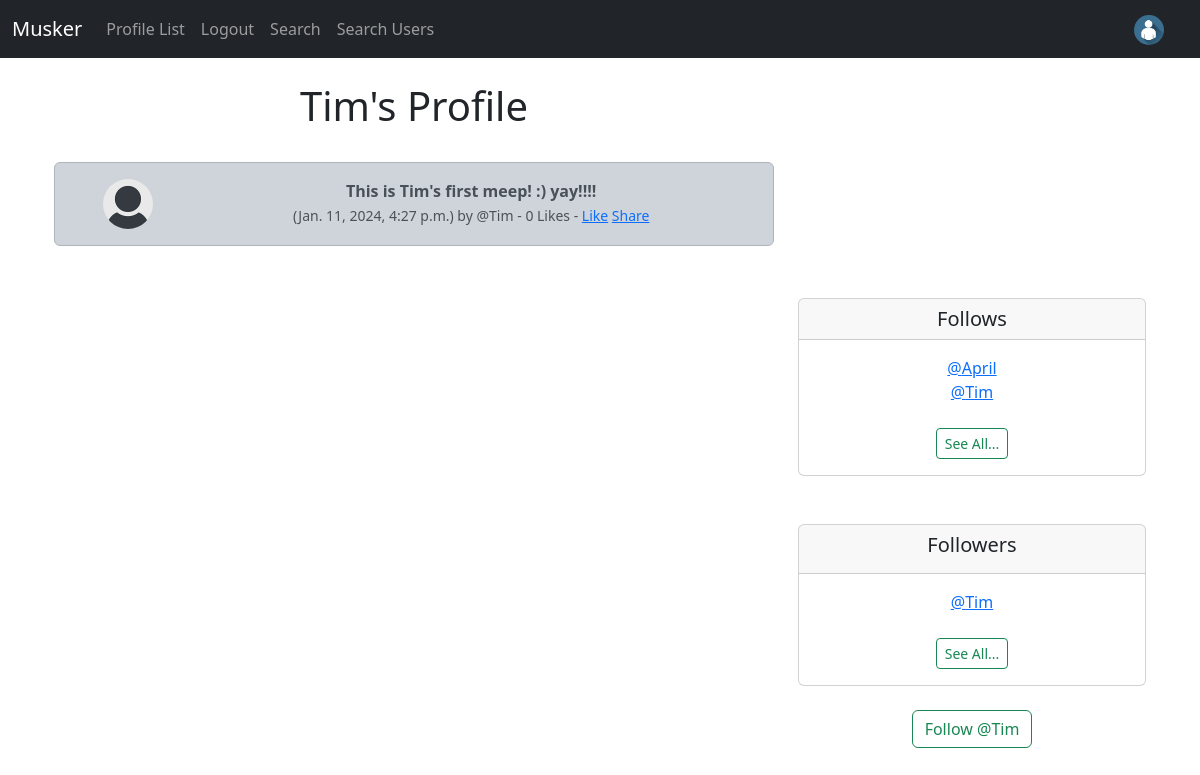
Page /profile/8 (signed in) on the earlier database version.
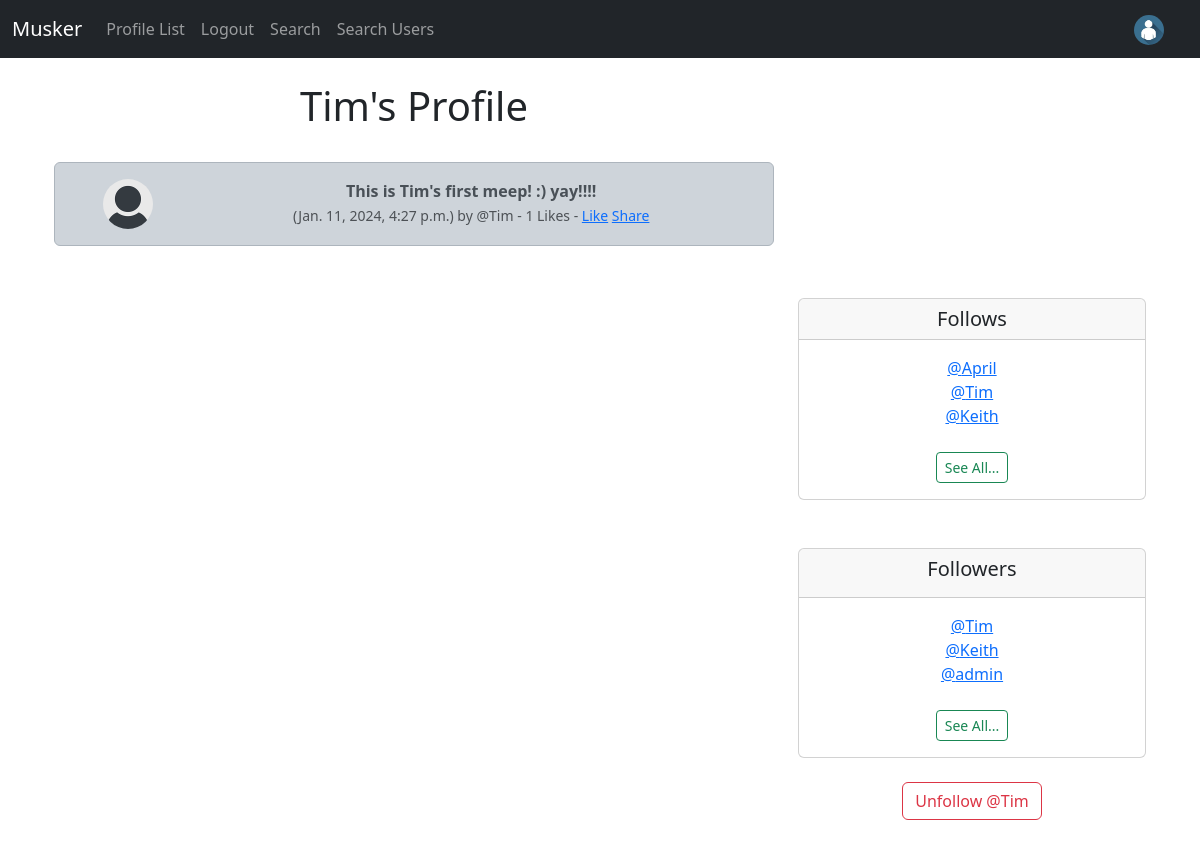
Same page on the later database version.
### musker/models.py (models this page shows, shortened)
class Meep(models.Model):
    user = models.ForeignKey(User, related_name="meeps", on_delete=models.DO_NOTHING)
    body = models.CharField(max_length=500)
    created_at = models.DateTimeField(auto_now_add=True)
    likes = models.ManyToManyField(User, related_name="meep_like", blank=True)
    def number_of_likes(self):
        return self.likes.count()

class Profile(models.Model):
    user = models.OneToOneField(User, on_delete=models.CASCADE)
    follows = models.ManyToManyField('self', related_name='followed_by', symmetrical=False, blank=True)
    date_modified = models.DateTimeField(User, auto_now=True)
    profile_image = models.ImageField(null = True, blank = True, upload_to='images/')
    profile_bio = models.CharField(null=True, blank=True, max_length=500)
    homepage_link = models.CharField(null=True, blank=True, max_length=100)
    facebook_link = models.CharField(null=True, blank=True, max_length=100)
    instagram_link = models.CharField(null=True, blank=True, max_length=100)
    linkedin_link = models.CharField(null=True, blank=True, max_length=100)
    def __str__(self):
        return self.user.username

### musker/views.py (the view, shortened to what this page needs)
# urls.py: path('profile/<int:pk>', views.profile, name='profile'),
def profile(request, pk):
    if request.user.is_authenticated:
        profile = Profile.objects.get(user_id = pk)
        meeps = Meep.objects.filter(user_id = pk).order_by("-created_at")
        return render(request, 'profile.html', {'profile': profile, 'meeps': meeps})
    else:
        messages.success(request, 'login to view this page')
        return redirect('home')

### musker/templates/profile.html (shortened to what the changed rows need)
{% extends 'base.html' %}
{% load static %}
{% block content %}
{% if profile %}
    <div class="container text-center">
        <div class="row">
            <div class="col-8">
              <h1>{{ profile.user.username }}'s Profile</h1>
              <br/>
              {% if meeps %}
                {% for meep in meeps %}
                  <div class="alert alert-dark" role="alert">
                    <div class="container">
                      <div class="row">
                        <div class="col-2">
                          {% if profile.profile_image %}
                            <img src="{{ profile.profile_image.url }}" width=50 height=50 class="rounded-circle" alt="{{ profile.user.username }}">
                          {% else %}
                            <img src="{% static 'images/default_profile_pic.png' %}" width=50 height=50 class="rounded-circle" alt="Profile Image">
                          {% endif %}
                        </div>
                        <div class="col-10">
                          <strong>{{ meep.body }}</strong><br/>
                          <small class="text-muted">
                            ({{ meep.created_at }}) by @{{ meep.user.username }}
                            - {{ meep.number_of_likes }} Likes -
                            {% if user in meep.likes.all %}
                              <a href="{% url 'meep_like' meep.id %}">Unlike</a>
                            {% else %}
                              <a href="{% url 'meep_like' meep.id %}">Like</a>
                            {% endif %}
                            <a href="{% url 'meep_show' meep.id %}">Share</a>
                          </small>
                        </div><br/><br/>
                        </div>
                      </div>
                    </div>
                {% endfor %}
              {% endif %}
            </div>
            <div class="col-4">
              <br/><br/>
              <br/>
              <br/>
              <br/>
              <br/><br/>
              <br/><br/>
                <div class="card">
                    <h5 class="card-header">
                      Follows
                    </h5>
                    <div class="card-body">
                      <p class="card-text">
                        {% for following in profile.follows.all|slice:3 %}
                            <a href="{% url 'profile' following.user.id %}">@{{ following }}<br/></a>
                        {% endfor %}
                        <br/>
                        <a href="{% url 'follows' profile.user.id %}" class="btn btn-sm btn-outline-success">See All...</a>
                      </p>
                    </div>
                </div>
                <br/><br/>
                <div class="card">
                    <div class="card-header">
                      <h5>
                        Followers
                      </h5>
                    </div>
                    <div class="card-body">
                      <p class="card-text">
                            {% for following in profile.followed_by.all|slice:3 %}
                                <a href="{% url 'profile' following.user.id %}">@{{ following }}<br/></a>
                            {% endfor %}
                            <br/>
                            <a href="{% url 'followers' profile.user.id %}" class="btn btn-sm btn-outline-success">See All...</a>
                      </p>
                    </div>
                  </div>
                  <br/>
                  <form method=POST>
                        {% if profile in user.profile.follows.all %}
                            <button class="btn btn-outline-danger" name="follow" value="unfollow" type="submit"> Unfollow @{{ profile.user.username }}
                            </button>
                        {% else %}
                            <button class="btn btn-outline-success" name="follow" value="follow" type="submit"> Follow @{{ profile.user.username }}
                            </button>
                        {% endif %}
                  </form>
                  <br/>
                  <br/><br/>
            </div>
        </div>
    </div>
{% endif %}
{% endblock %}

Differences in the rows shown:
computed for Meep "This is Tim's first meep! :) yay!!!!": number_of_likes "0" → "1"
now on this page (row edited): Profile: user.username "Keith"
now on this page (row edited): Profile: user.username "admin", shown under "Followers"
Other differences:
text no longer shown: "Follow @"
text now shown: "Unfollow @"
